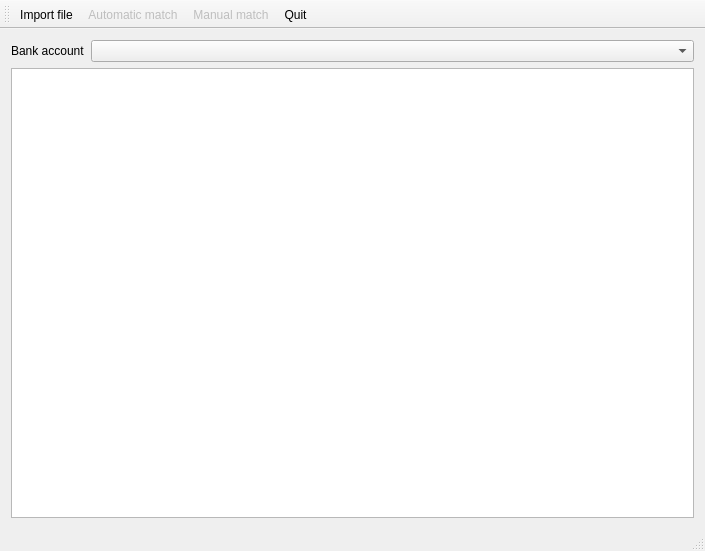
<?xml version="1.0" encoding="UTF-8"?>
<ui version="4.0">
 <class>MainWindow</class>
 <widget class="QMainWindow" name="MainWindow">
  <property name="geometry">
   <rect>
    <x>0</x>
    <y>0</y>
    <width>705</width>
    <height>551</height>
   </rect>
  </property>
  <property name="windowTitle">
   <string>UALRT Rappro</string>
  </property>
  <widget class="QWidget" name="centralWidget">
   <layout class="QGridLayout" name="gridLayout">
    <item row="0" column="0">
     <widget class="QLabel" name="label">
      <property name="text">
       <string>Bank account</string>
      </property>
     </widget>
    </item>
    <item row="0" column="1">
     <widget class="QComboBox" name="bankAccountList">
      <property name="sizePolicy">
       <sizepolicy hsizetype="Expanding" vsizetype="Fixed">
        <horstretch>0</horstretch>
        <verstretch>0</verstretch>
       </sizepolicy>
      </property>
     </widget>
    </item>
    <item row="1" column="0" colspan="2">
     <widget class="QTableView" name="statementTable">
      <property name="editTriggers">
       <set>QAbstractItemView::NoEditTriggers</set>
      </property>
      <property name="alternatingRowColors">
       <bool>true</bool>
      </property>
      <property name="selectionMode">
       <enum>QAbstractItemView::ContiguousSelection</enum>
      </property>
      <property name="selectionBehavior">
       <enum>QAbstractItemView::SelectRows</enum>
      </property>
      <attribute name="horizontalHeaderVisible">
       <bool>false</bool>
      </attribute>
      <attribute name="horizontalHeaderDefaultSectionSize">
       <number>101</number>
      </attribute>
      <attribute name="verticalHeaderVisible">
       <bool>false</bool>
      </attribute>
     </widget>
    </item>
   </layout>
  </widget>
  <widget class="QToolBar" name="mainToolBar">
   <attribute name="toolBarArea">
    <enum>TopToolBarArea</enum>
   </attribute>
   <attribute name="toolBarBreak">
    <bool>false</bool>
   </attribute>
   <addaction name="actionImport_file"/>
   <addaction name="actionAutomatic_match"/>
   <addaction name="actionMatch"/>
   <addaction name="actionQuit"/>
  </widget>
  <widget class="QStatusBar" name="statusBar"/>
  <action name="actionQuit">
   <property name="text">
    <string>Quit</string>
   </property>
   <property name="shortcut">
    <string>Ctrl+Q</string>
   </property>
  </action>
  <action name="actionImport_file">
   <property name="text">
    <string>Import file</string>
   </property>
   <property name="shortcut">
    <string>Ctrl+O</string>
   </property>
  </action>
  <action name="actionMatch">
   <property name="enabled">
    <bool>false</bool>
   </property>
   <property name="text">
    <string>Manual match</string>
   </property>
  </action>
  <action name="actionAutomatic_match">
   <property name="enabled">
    <bool>false</bool>
   </property>
   <property name="text">
    <string>Automatic match</string>
   </property>
   <property name="shortcut">
    <string>Ctrl+M</string>
   </property>
  </action>
 </widget>
 <layoutdefault spacing="6" margin="11"/>
 <resources/>
 <connections/>
</ui>
